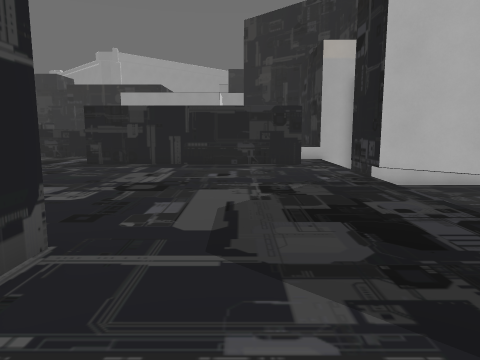
View 1 (above)

14 first-person views from a walk through a level from a Godot 3-D game. The camera is 1.5 m above the floor, tilts 8° down and sees 70° across. The floor is counted in squares, 1 m on a side. Each view is taken from the middle of a square. On the plan, view 1 faces up. The plan holds only what a view shows up to about 16 squares ahead; the rest is blank. The place goes on beyond the plan. Some surface patterns are stand-ins.

View 2
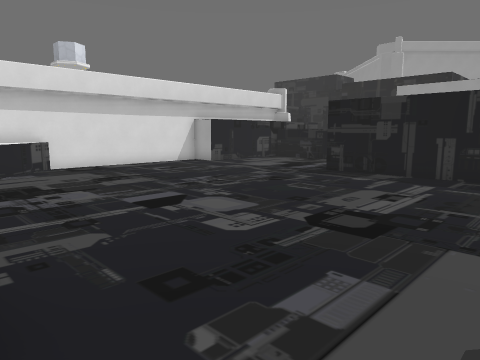

View 3
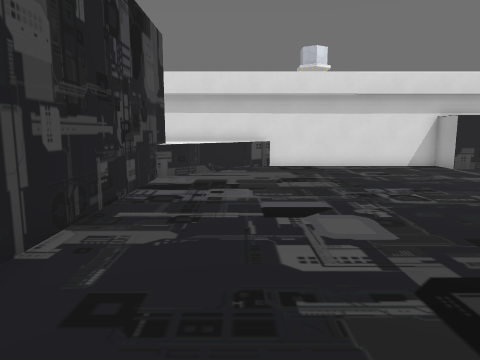

View 4
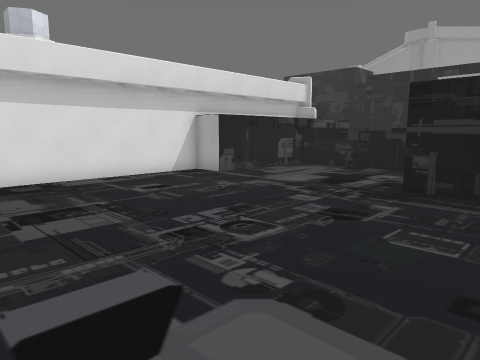

View 5
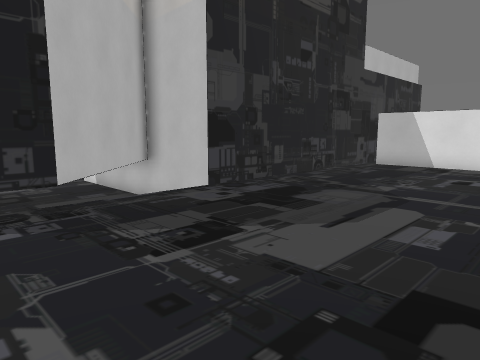

View 6
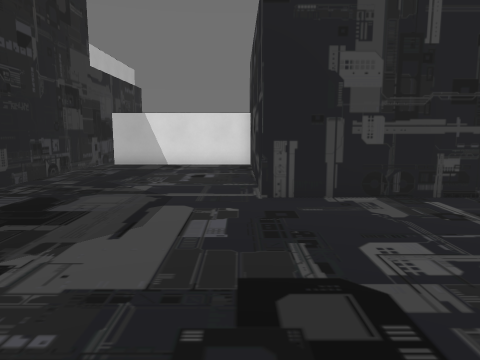

View 7
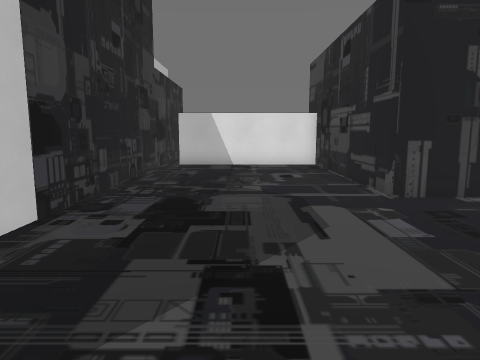

View 8
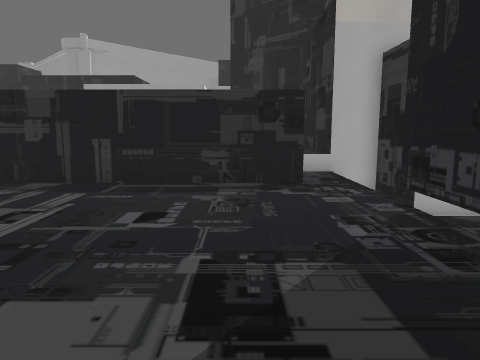

View 9
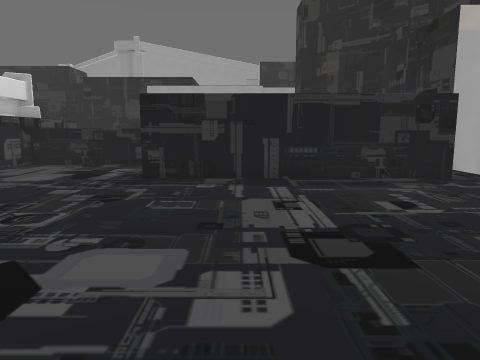

View 10
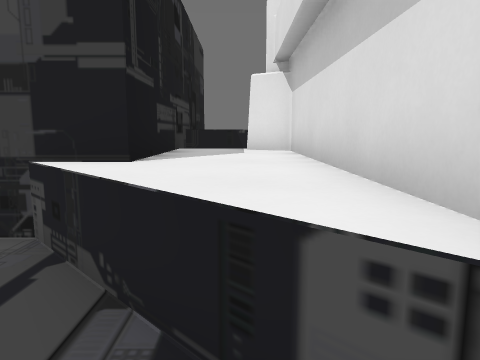

View 11
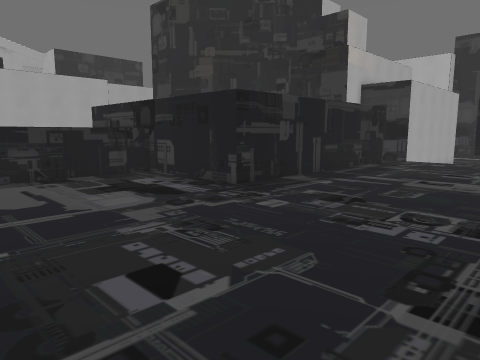

View 12
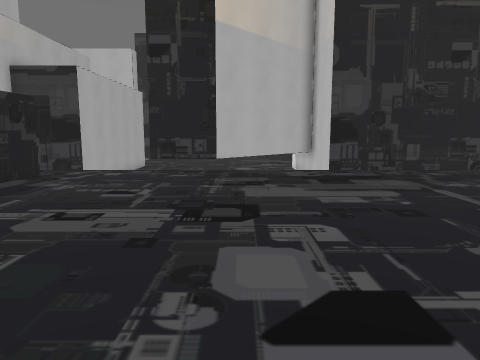

View 13
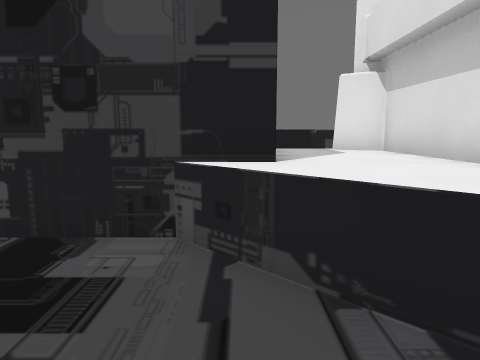

View 14
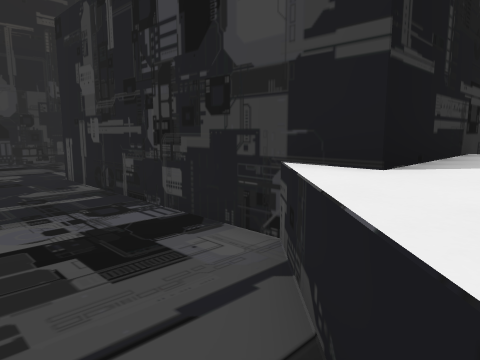

### Floor plan
Key: @ floor where view 1 was taken; # wall or solid block; . floor; ^ raised ledge; v drop or lower ground.
Columns run from 15 left of view 1 to 7 right of it. Each row starts with its distance up from view 1.
 23         #
 22         #          ^
 21  #^^^^^^#          ^
 20  #......#          ^
 19  #......#         #^##
 18  #......#          . #
 17  #......#          . ##
 16 ##......###########. v#
 15 #...................  v
 14 #...................  v
 13 #...................
 12 #..................#
 11 #..................#
 10 #..................##
  9 #...................##
  8 #...................v##
  7 ^^.................. v#
  6 ^^^.................  v
  5 ^^^^................###
  4 ^^^##########.......#
  3 #^^#        #.......#
  2 #^^#        #.......#
  1 #^^#        #.......#
  0    #        #..@....#
 -1 ^^^#        #.......#
 -2    #        #.......#
 -3    #        #.......#
 -4    #        #########

Positions as (right, up) in squares from view 1, and headings:
1: (0, 0), facing up
2: (0, 4), facing up-left
3: (0, 7), facing left
4: (-4, 7), facing up-left
5: (-3, 12), facing down-right
6: (-2, 12), facing down
7: (1, 12), facing down
8: (1, 6), facing up
9: (-4, 5), facing up
10: (-14, 9), facing down
11: (-14, 9), facing up-right
12: (-9, 9), facing right
13: (-12, 9), facing down
14: (-14, 8), facing down-right
